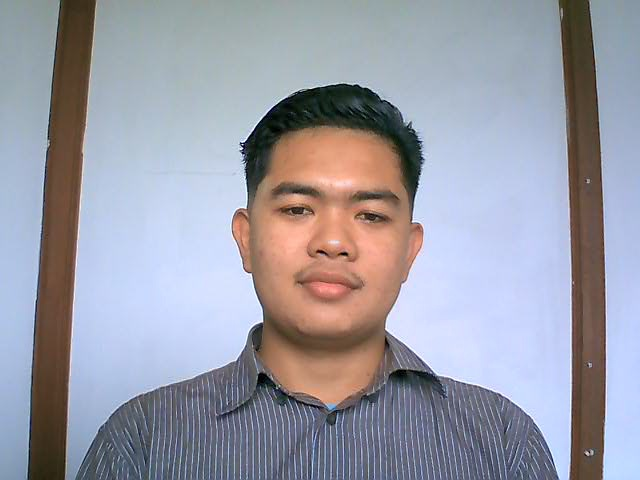
#> input picture dataset/3/image0017.jpg, 640 x 480 px, given in place of image0016.jpg, which was not available
$ python training_data.py
#> lines starting #> are read from the running program, lines starting #| are printed output that depends on the picture; pictures that were not available may be replaced by others from this repository, and a replacement may not be noted
import numpy as np
import cv2
import os
import face_recognition as fr
# Load and process the image
test_img = cv2.imread(r'dataset\0\image0016.jpg')  # Provide path to the image you want to test
#> test_img is the input picture: shape (480, 640, 3); mean B, G, R 167.2, 155.6, 154.7
test_img = cv2.imread(r'dataset\1\image0015.jpg')  # Provide path to the image you want to test
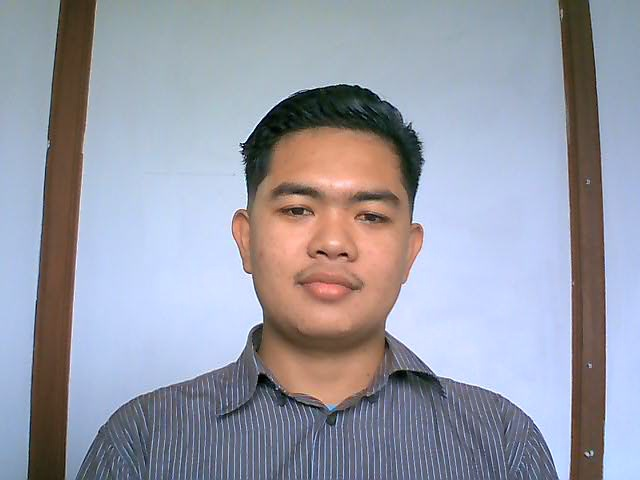
#> input picture dataset/3/image0015.jpg, 640 x 480 px, found by its file name
#> test_img is the input picture: shape (480, 640, 3); mean B, G, R 169, 155.8, 153
test_img = cv2.imread(r'dataset\2\image0034.jpg')  # Provide path to the image you want to test
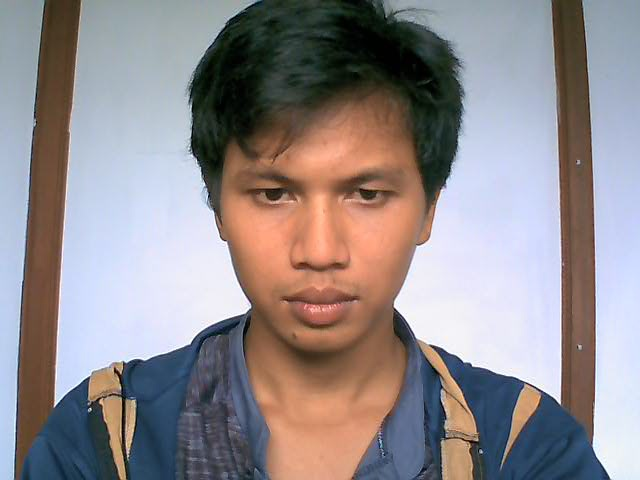
#> input picture dataset/0/image0034.jpg, 640 x 480 px, found by its file name
#> test_img is the input picture: shape (480, 640, 3); mean B, G, R 141.7, 138.9, 145.7
test_img = cv2.imread(r'dataset\3\image0012.jpg')  # Provide path to the image you want to test
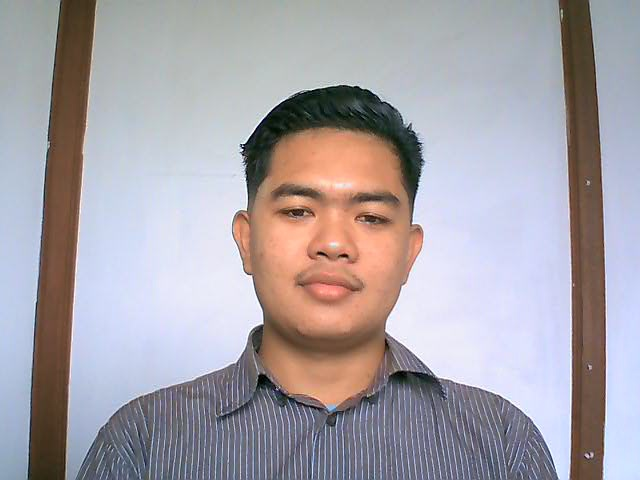
#> input picture dataset/3/image0027.jpg, 640 x 480 px, given in place of image0012.jpg, which was not available
#> test_img is the input picture: shape (480, 640, 3); mean B, G, R 169.3, 162.9, 168.2
test_img = cv2.imread(r'dataset\4\image0037.jpg')  # Provide path to the image you want to test
test_img = cv2.imread(r'dataset\1\image0294.jpg')  # Provide path to the image you want to test
if test_img is None:
#> (the run stopped early here; a loop or call above may not have finished)
